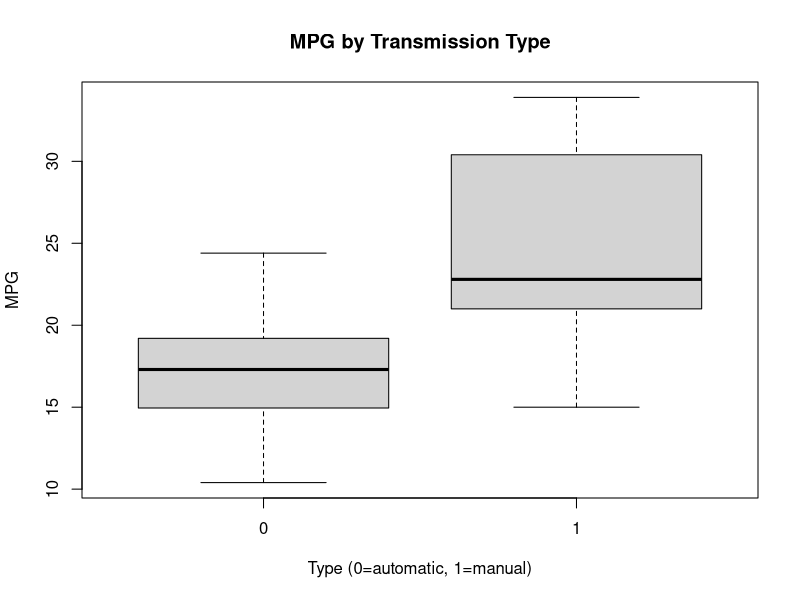
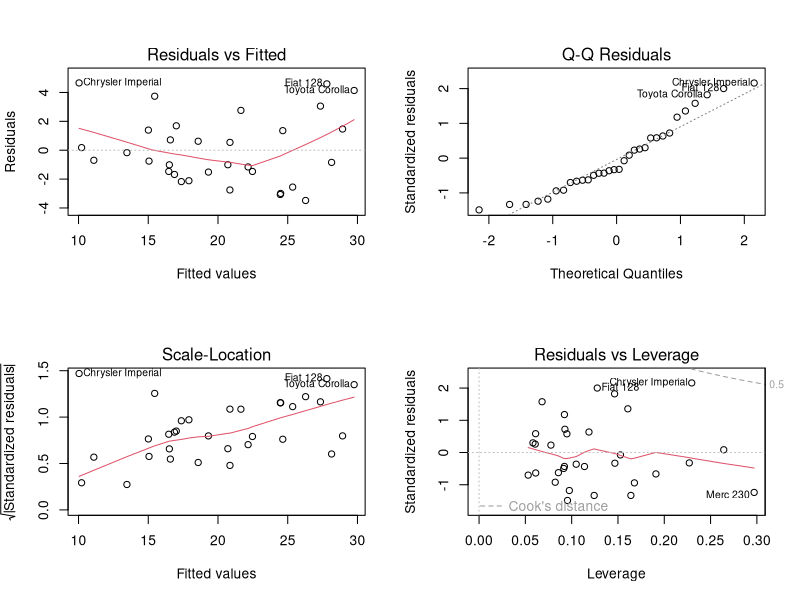

The R source for these figures, in order: (Note: this script raises an error after producing the figures.)
## ---- chunk 1
data(mtcars)
?mtcars

summary(mtcars$mpg[mtcars$am==0])
summary(mtcars$mpg[mtcars$am==1])
## ---- chunk 2
fullReg<-lm(mpg~.,data=mtcars)
summary(fullReg)
## ---- chunk 3
stepReg<-step(fullReg,k=log(nrow(mtcars)))
summary(stepReg)
## ---- chunk 4
boxplot(mpg~am,data = mtcars, ylab = "MPG",xlab = "Type (0=automatic, 1=manual)",main = "MPG by Transmission Type")
## ---- chunk 5
par(mfrow=c(2,2))
plot(stepReg)
## ---- chunk 6
sum((abs(dfbetas(amIntWtModel)))>1)
## ---- chunk 7
boxplot(mpg ~ am, xlab="Transmission (0 = Automatic, 1 = Manual)", ylab="MPG",
        main="Boxplot of MPG vs. Transmission")
## ---- chunk 8
pairs(mtcars, panel=panel.smooth, main="Pair Graph of Motor Trend Car Road Tests")
## ---- chunk 9
ggplot(mtcars, aes(x=wt, y=mpg, group=am, color=am, height=3, width=3)) + geom_point() +  
scale_colour_discrete(labels=c("Automatic", "Manual")) + 
xlab("weight") + ggtitle("Scatter Plot of MPG vs. Weight by Transmission")
## ---- chunk 10
par(mfrow = c(2, 2))
plot(amIntWtModel)
